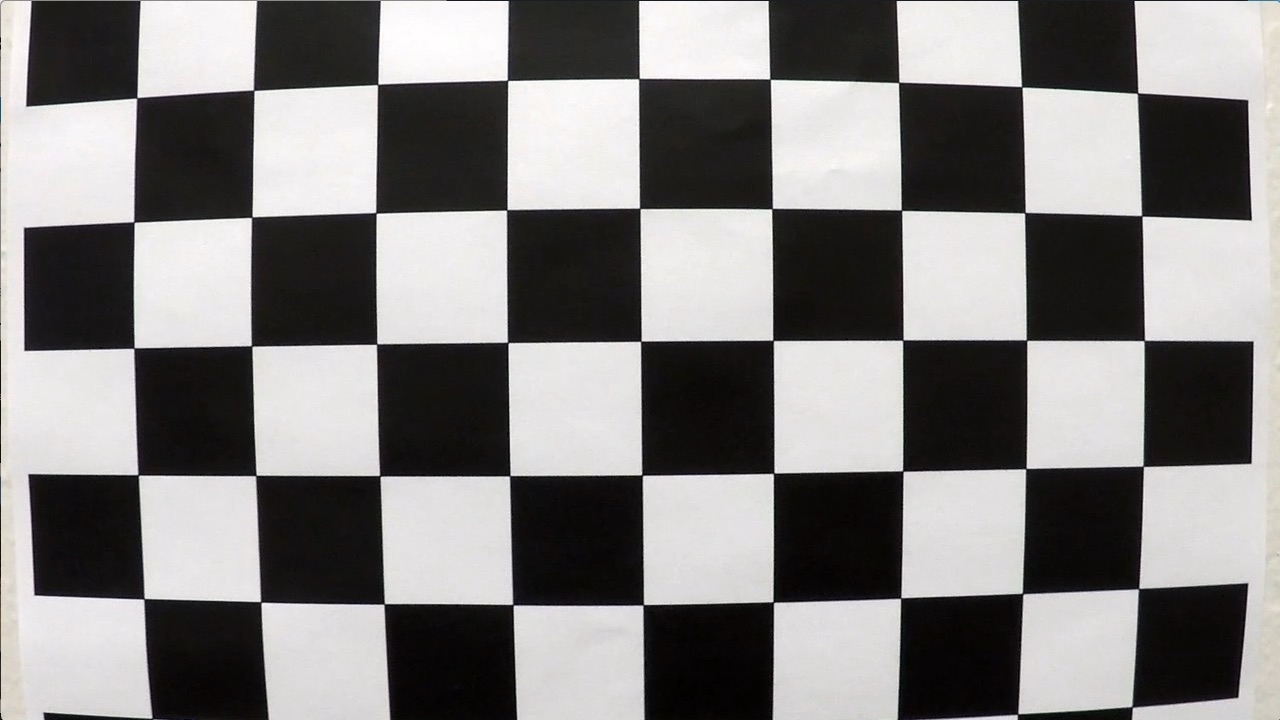
#> input picture camera_cal/calibration1.jpg, 1280 x 720 px; its folder holds only this picture in this run; the run also reads 1 picture not shown here
$ jupyter execute --allow-errors 'Part II - Advanced Lane Line Detection.ipynb'   (shell and % lines are left out)   (older library calls are emulated)
#> lines starting #> are read from the running program, lines starting #| are printed output that depends on the picture; after the words box and inside, x2 and y2 are one past the last pixel; in counts of white or black regions, pixels touching at a corner belong together
# Advanced Lane Line Detection Using OpenCV
### Galen Ballew, March 2017
---

This notebook provides a robust solution to lane line detection and tracking for self driving cars. The steps are as listed:

1. Camera Calibration -
2. Distortion Correction -
3. Gradient and Color Thresholding -
4. Perspective Transform -

[cell 1]
import numpy as np
import pandas as pd
import cv2 as cv
import matplotlib.pyplot as plt
import matplotlib.image as mpimg
import pickle
import io
import os
import glob

Let's take a look at a sample calibration image.

[cell 2]
images = glob.glob('camera_cal/calibration*.jpg')

Note: Make sure you use the correct grayscale conversion depending on how you've read in your images. Use cv2.COLOR_RGB2GRAY if you've read in an image using mpimg.imread(). Use cv2.COLOR_BGR2GRAY if you've read in an image using cv2.imread().

[cell 3]
img = mpimg.imread(images[0])
#> img is the input picture: shape (720, 1280, 3); mean R, G, B 130.1, 128.4, 127.8
plt.imshow(img);

### Camera Calibration

We need to store the number of *object points*, or locations of interest on the chessboard. Only points that are not on the outermost edge are considered. For this board, there are 9 columns on the X-axis and 6 rows on the 7 axis. We will want a list of (x, y, z) coordinates for each combination (i.e. unique location on the board). Every z-value will be zero since it is a 2D image.

[cell 4]
# store chessboard coordinates
chess_points = []
# store points from transformed img
image_points = []

[cell 5]
# board is 6 rows by 9 columns. each item is one (xyz) point
# remember, only care about inside points. that is why board is 9x6, not 10x7
chess_point = np.zeros((9*6, 3), np.float32)
# z stays zero. set xy to grid values
chess_point[:,:2] = np.mgrid[0:9, 0:6].T.reshape(-1,2)

[cell 6]
for image in images:

    img = mpimg.imread(image)
    # convert to grayscale
    gray = cv.cvtColor(img, cv.COLOR_BGR2GRAY)

    # returns boolean and coordinates
    success, corners = cv.findChessboardCorners(gray, (9,6), None)
#> success = False; corners = None

    if success:
        image_points.append(corners)
        #these will all be the same since it's the same board
        chess_points.append(chess_point)
    else:
        print('corners not found {}'.format(image))

[cell 7]
img = mpimg.imread(images[0])
#> (the rest of this cell did not finish here and is left out)

[cell 8]
# Save everything!
points_pkl = {}
points_pkl["chesspoints"] = chess_points
points_pkl["imagepoints"] = image_points
points_pkl["imagesize"] = (img.shape[1], img.shape[0])
pickle.dump(points_pkl,open("object_and_image_points.pkl", "wb" ))

Huzzah! OpenCV successfully mapped the corners. The next step will be to use this mapping to correct for the  distortion that occurs at the edges of a camera lens.

---

### Distortion Correction

[cell 9]
points_pickle = pickle.load( open( "object_and_image_points.pkl", "rb" ) )
chess_points = points_pickle["chesspoints"]
image_points = points_pickle["imagepoints"]
img_size = points_pickle["imagesize"]

#> (a cell that did not finish here is left out)

[cell 11]
camera = {}
#> (the rest of this cell did not finish here and is left out)

[cell 12]
def distort_correct(img,mtx,dist,camera_img_size):
    img_size1 = (img.shape[1],img.shape[0])
    assert (img_size1 == camera_img_size),'image size is not compatible'
    undist = cv.undistort(img, mtx, dist, None, mtx)
    return undist

#> (a cell that did not finish here is left out)

It's subtle, but the size of the chess squares are accurate even at the edge of the image.

---

### Gradient & Color Thresholding

For this project we will be using several filters to generate a binary (black & white) image that we can detect and track the lane lines with.

* Sobel gradients in the x & y directions
* Gradient magnitude
* Gradient direction
* Color space transform and filtering

[cell 14]
# load camera matrix and distortion matrix
camera = pickle.load(open( "camera_matrix.pkl", "rb" ))
#> (reads camera_matrix.pkl from the repository)
#> camera = {'imagesize': (1280, 720), 'dist': [[-0.236, -0.079, -0.00128, 8.26e-05, 0.0723]], 'mtx': [[1151.6, 0, 666.2], [0, 1145.1, 386.4], [0, 0, 1]]}
mtx = camera['mtx']
#> mtx = [[1151.6, 0, 666.2], [0, 1145.1, 386.4], [0, 0, 1]]
dist = camera['dist']
#> dist = [[-0.236, -0.079, -0.00128, 8.26e-05, 0.0723]]
camera_img_size = camera['imagesize']
#> camera_img_size = (1280, 720)

[cell 15]
# get an undistorted dashcam frame
image = mpimg.imread('test_images/test1.jpg')
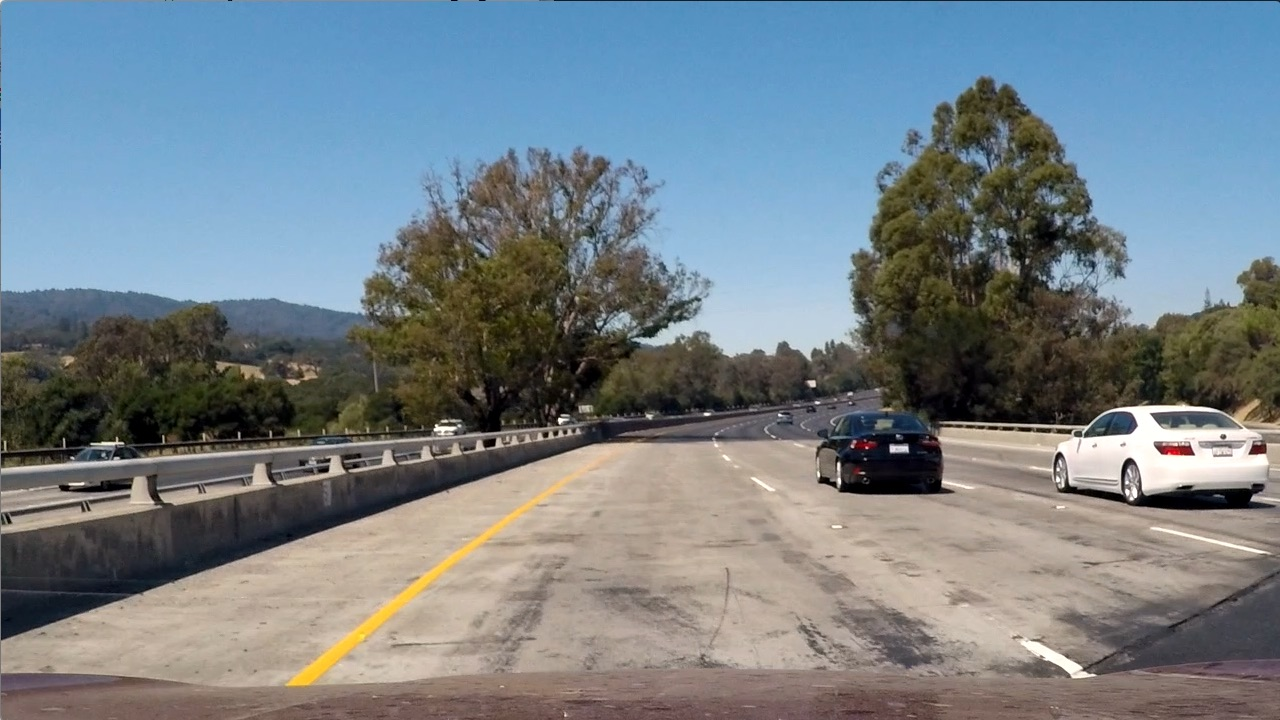
#> input picture test_images/test1.jpg, 1280 x 720 px
#> image is the input picture: shape (720, 1280, 3); mean R, G, B 117.5, 128.7, 135.5
image = distort_correct(image,mtx,dist,camera_img_size)
plt.imshow(image);

#### Sobel gradients
Canny Edge Detection combines the sobel gradient for both x and y. By breaking it apart into its components, we can produced a refined version of Canny edge detection.

[cell 16]
def abs_sobel_thresh(img, orient='x', thresh=(0,255)):
    # Convert to grayscale
#> called with orient = 'x', thresh = (20, 110)
    gray = cv.cvtColor(img, cv.COLOR_RGB2GRAY)
    # Apply x or y gradient with the OpenCV Sobel() function
    # and take the absolute value
    if orient == 'x':
        abs_sobel = np.absolute(cv.Sobel(gray, cv.CV_64F, 1, 0))
    if orient == 'y':
        abs_sobel = np.absolute(cv.Sobel(gray, cv.CV_64F, 0, 1))
    # Rescale back to 8 bit integer
    scaled_sobel = np.uint8(255*abs_sobel/np.max(abs_sobel))
    # Create a copy and apply the threshold
    binary_output = np.zeros_like(scaled_sobel)
    # Here I'm using inclusive (>=, <=) thresholds, but exclusive is ok too
    binary_output[(scaled_sobel >= thresh[0]) & (scaled_sobel <= thresh[1])] = 1

    # Return the result
    return binary_output

[cell 17]
# set color map to gray, default is RGB
plt.imshow(abs_sobel_thresh(image, thresh=(20,110)),  cmap='gray');

#### Gradient Magnitude
The function below will filter based on a min/max magnitude for the gradient. This function is looking at the combined xy gradient, but it could be altered to filter on the magnitude in a single direction, or some linear combination of the two.

[cell 18]
def mag_threshold(img, sobel_kernel=3, thresh=(0, 255)):
    # 1) Convert to grayscale
#> called with sobel_kernel = 3, thresh = (20, 100)
    gray = cv.cvtColor(img, cv.COLOR_RGB2GRAY)
    # 2) Take the gradient in x and y separately
    x = cv.Sobel(gray, cv.CV_64F, 1, 0, ksize=sobel_kernel)
    y = cv.Sobel(gray, cv.CV_64F, 0, 1, ksize=sobel_kernel)
    # 3) Calculate the xy magnitude
    mag = np.sqrt(x**2 + y**2)
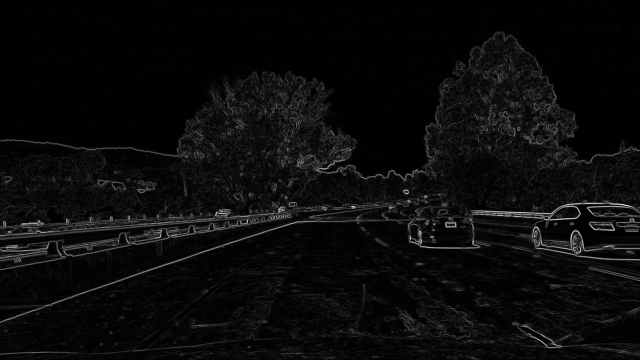
#> mag: shape (720, 1280) float64 (shown at 1/2 size); min 0, max 826.9, mean 37.2; drawn with min black and max white
    # 4) Scale to 8-bit (0 - 255) and convert to type = np.uint8
    scale = np.max(mag)/255
#> scale = 3.24
    eightbit = (mag/scale).astype(np.uint8)
    # 5) Create a binary mask where mag thresholds are met
    binary_output = np.zeros_like(eightbit)
    binary_output[(eightbit > thresh[0]) & (eightbit < thresh[1])] =1
    return binary_output

[cell 19]
plt.imshow(mag_threshold(image, thresh=(20,100)),  cmap='gray');

#### Gradient Direction
This function will filter based on the direction of the gradient. For lane detection, we will be interested in vertical lines that are +/- some threshold near $\frac{\pi}{2}$

[cell 20]
def dir_threshold(img, sobel_kernel=3, thresh=(0, np.pi/2)):
    # 1) Convert to grayscale
#> called with sobel_kernel = 3, thresh = (0.8, 1.2)
    gray = cv.cvtColor(img, cv.COLOR_RGB2GRAY)
    # 2) Take the gradient in x and y separately
    x = np.absolute(cv.Sobel(gray, cv.CV_64F, 1, 0, ksize=sobel_kernel))
    y = np.absolute(cv.Sobel(gray, cv.CV_64F, 0, 1, ksize=sobel_kernel))
    # 4) Use np.arctan2(abs_sobely, abs_sobelx) to calculate the direction of the gradient
    direction = np.arctan2(y, x)
    binary_output = np.zeros_like(direction)
    binary_output[(direction > thresh[0]) & (direction < thresh[1])] = 1
    return binary_output

[cell 21]
plt.imshow(dir_threshold(image, thresh=(0.8,1.2)),  cmap='gray');

#### Saturation Channel & Red Channel Filters
The gradient filters above all convert the original image into grayscale and a lot of useful information is lost. Lane lines are either yellow or white, and we can use that to our advantage trying to locate and track them. The **H**ue **S**aturation **L**ightness color space will help. In particular, the S channel of an HSL image retains a lot information about lane lines - especially when there are shadows on the road. The Red channel of RGB also does a good job of creating binary images of lane lines.

[cell 22]
def hls_select(img, sthresh=(0, 255),lthresh=()):
    # 1) Convert to HLS color space
#> called with sthresh = (140, 255), lthresh = (120, 255)
    hls_img = cv.cvtColor(img, cv.COLOR_RGB2HLS)
#> hls_img: shape (720, 1280, 3); mean of channels 0, 1, 2 59.6, 128, 74
    # 2) Apply a threshold to the S channel
    L = hls_img[:,:,1]
    S = hls_img[:,:,2]
    # 3) Return a binary image of threshold result
    binary_output = np.zeros_like(S)
    binary_output[(S >= sthresh[0]) & (S <= sthresh[1])
                 & (L > lthresh[0]) & (L <= lthresh[1])] = 1
    return binary_output

[cell 23]
plt.imshow(hls_select(image, sthresh=(140,255), lthresh=(120, 255)),  cmap='gray');

[cell 24]
def red_select(img, thresh=(0, 255)):
    # Apply a threshold to the R channel
#> called with thresh = (200, 255)
    R = img[:,:,0]
    # Return a binary image of threshold result
    binary_output = np.zeros_like(R)
    binary_output[(R > thresh[0]) & (R <= thresh[1])] = 1
    return binary_output

[cell 25]
plt.imshow(red_select(image, thresh=(200,255)),  cmap='gray');

### Combining Filter Methods
We can now mix and match different filter methods, each with unique threshold values, to get a refined binary image.

[cell 26]
def pipeline(img):

    img_copy = cv.GaussianBlur(img, (3, 3), 0)
    #img_copy = np.copy(img)

    # color channels
    s_binary = hls_select(img_copy, sthresh=(140, 255), lthresh=(120, 255))
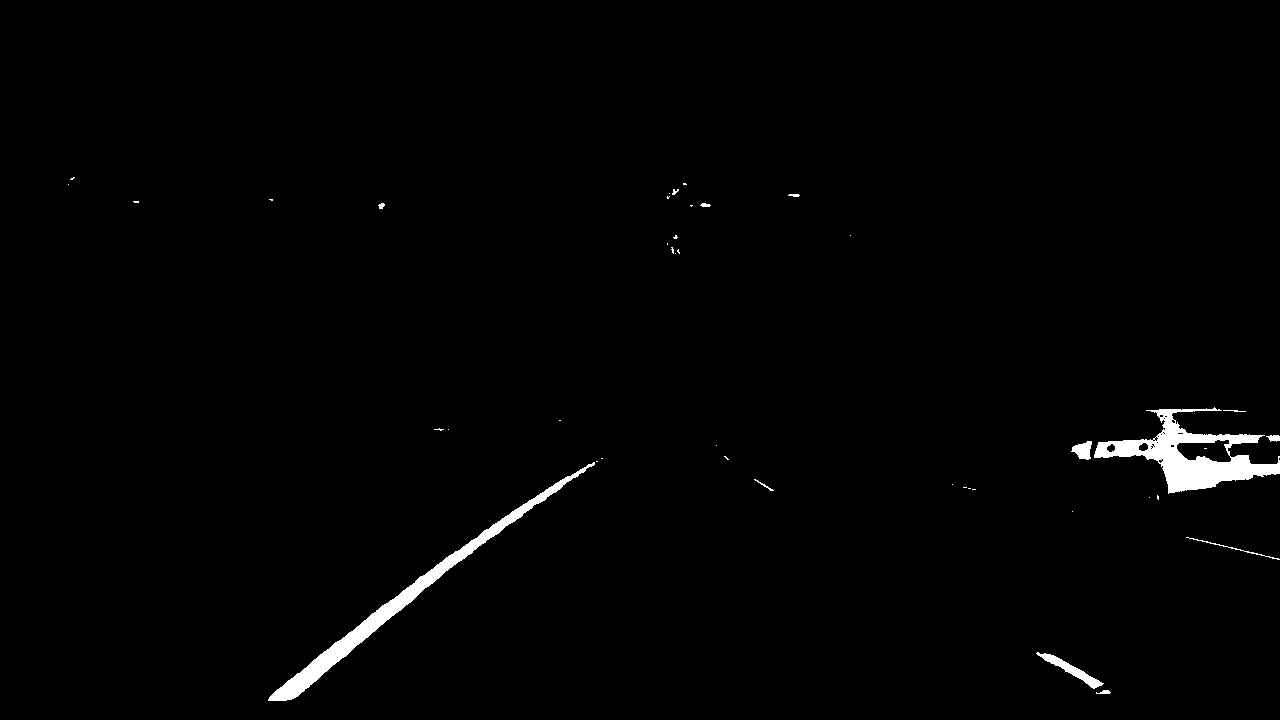
#> s_binary: shape (720, 1280); values 0 (black) and 1 (white), 1.2% white; 42 white regions (29 under 20 px), largest, box (x1, y1, x2, y2) and area: (1094, 407, 1280, 494) 5473, (268, 462, 595, 701) 4691, (1036, 652, 1104, 689) 548
    #red_binary = red_select(img_copy, thresh=(200,255))

    # Sobel x
    x_binary = abs_sobel_thresh(img_copy,thresh=(25, 200))
#> x_binary: shape (720, 1280); values 0 (black) and 1 (white), 5.4% white in thin lines or dots
    y_binary = abs_sobel_thresh(img_copy,thresh=(25, 200), orient='y')
#> y_binary: shape (720, 1280); values 0 (black) and 1 (white), 9.2% white; 3035 white regions (2523 under 20 px), largest, box (x1, y1, x2, y2) and area: (0, 395, 858, 646) 21464, (932, 399, 1280, 447) 4375, (1065, 479, 1280, 522) 3014
    xy = cv.bitwise_and(x_binary, y_binary)
#> xy: shape (720, 1280); values 0 (black) and 1 (white), 2.2% white in thin lines or dots

    #magnitude & direction
    #mag_binary = mag_threshold(img_copy, sobel_kernel=3, thresh=(30,100))
    #dir_binary = dir_threshold(img_copy, sobel_kernel=3, thresh=(0.8, 1.2))

    # Stack each channel
    final_binary = cv.bitwise_or(s_binary, xy)
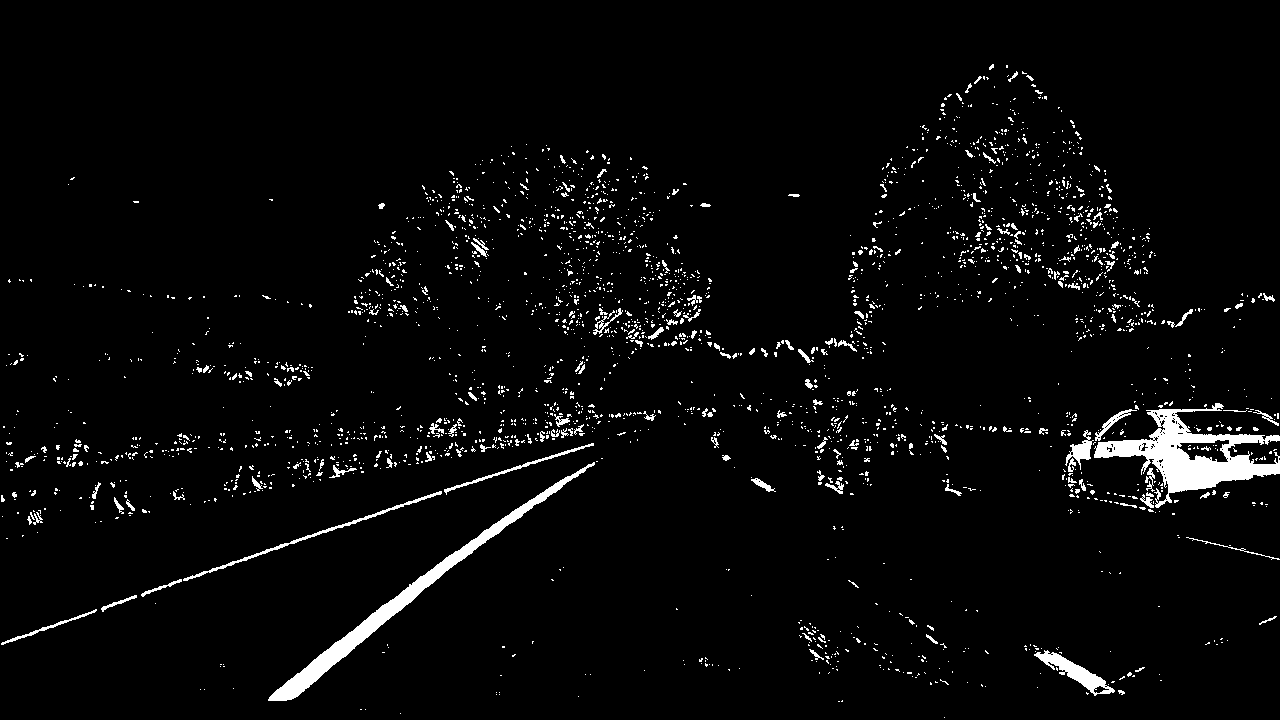
#> final_binary: shape (720, 1280); values 0 (black) and 1 (white), 3.4% white; 2783 white regions (2614 under 20 px), largest, box (x1, y1, x2, y2) and area: (1094, 403, 1280, 508) 6376, (268, 462, 595, 701) 4698, (1034, 650, 1115, 696) 1050

    return final_binary

I tested numerous bitwise combinations of many different filters. They all produced different results regarding the image as a whole, but this combination did the best job of retaining the information of the yellow lane line - especially as it gets further away and under shadows.

I have left in all of the other filters because they may prove useful in different lighting conditions. More test images are needed - especially night time images!

### Combined Filter

[cell 27]
result = pipeline(image)

# Plot the result
f, (ax1, ax2) = plt.subplots(1, 2, figsize=(24, 9))
f.tight_layout()

ax1.imshow(image)
ax1.set_title('Original Image', fontsize=40)

ax2.imshow(result, cmap='gray')
ax2.set_title('Pipeline Result', fontsize=40)
plt.subplots_adjust(left=0., right=1, top=0.9, bottom=0.)
#> (the rest of the program and of its run is left out)
